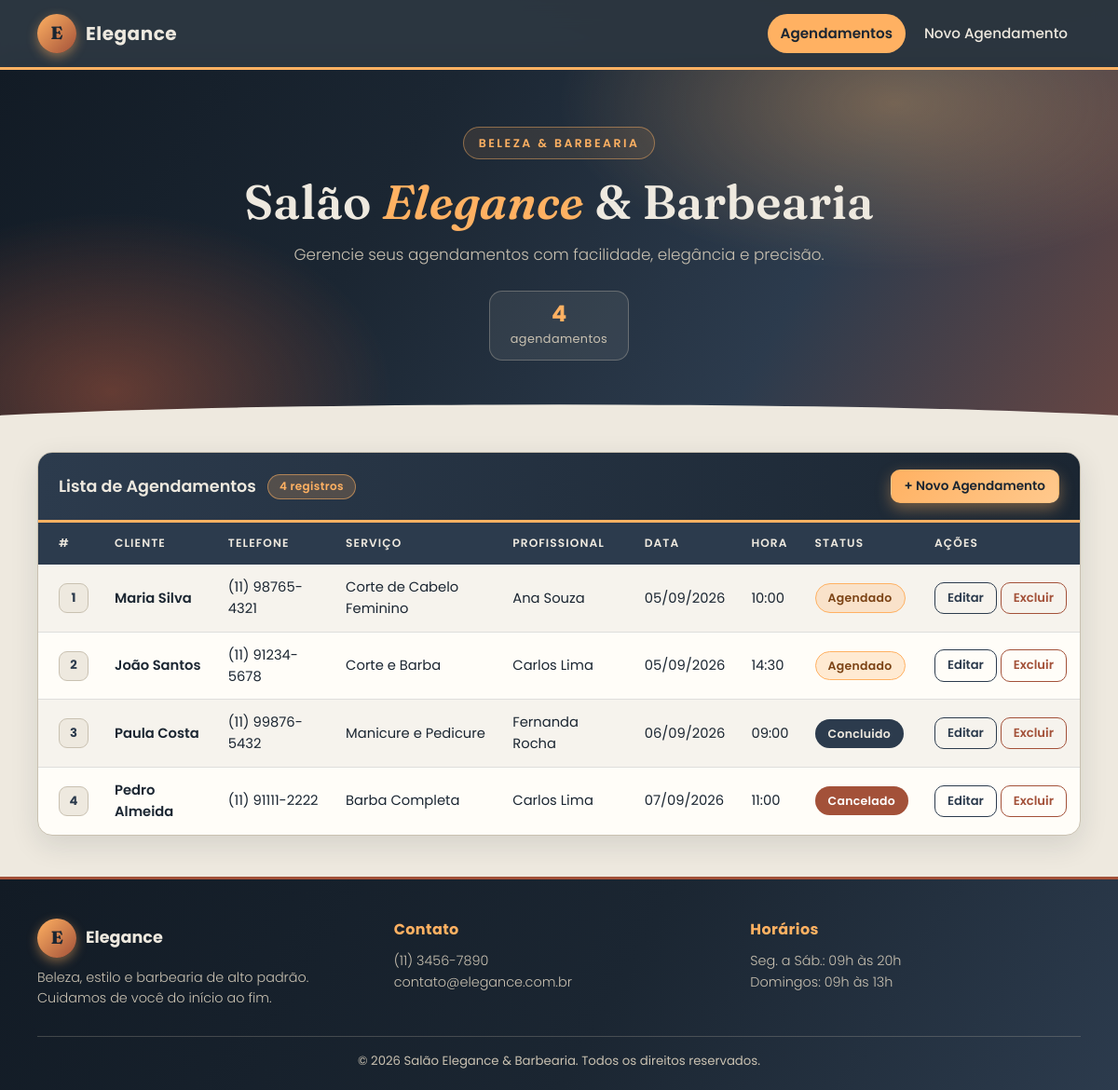
The app's page /, older data.
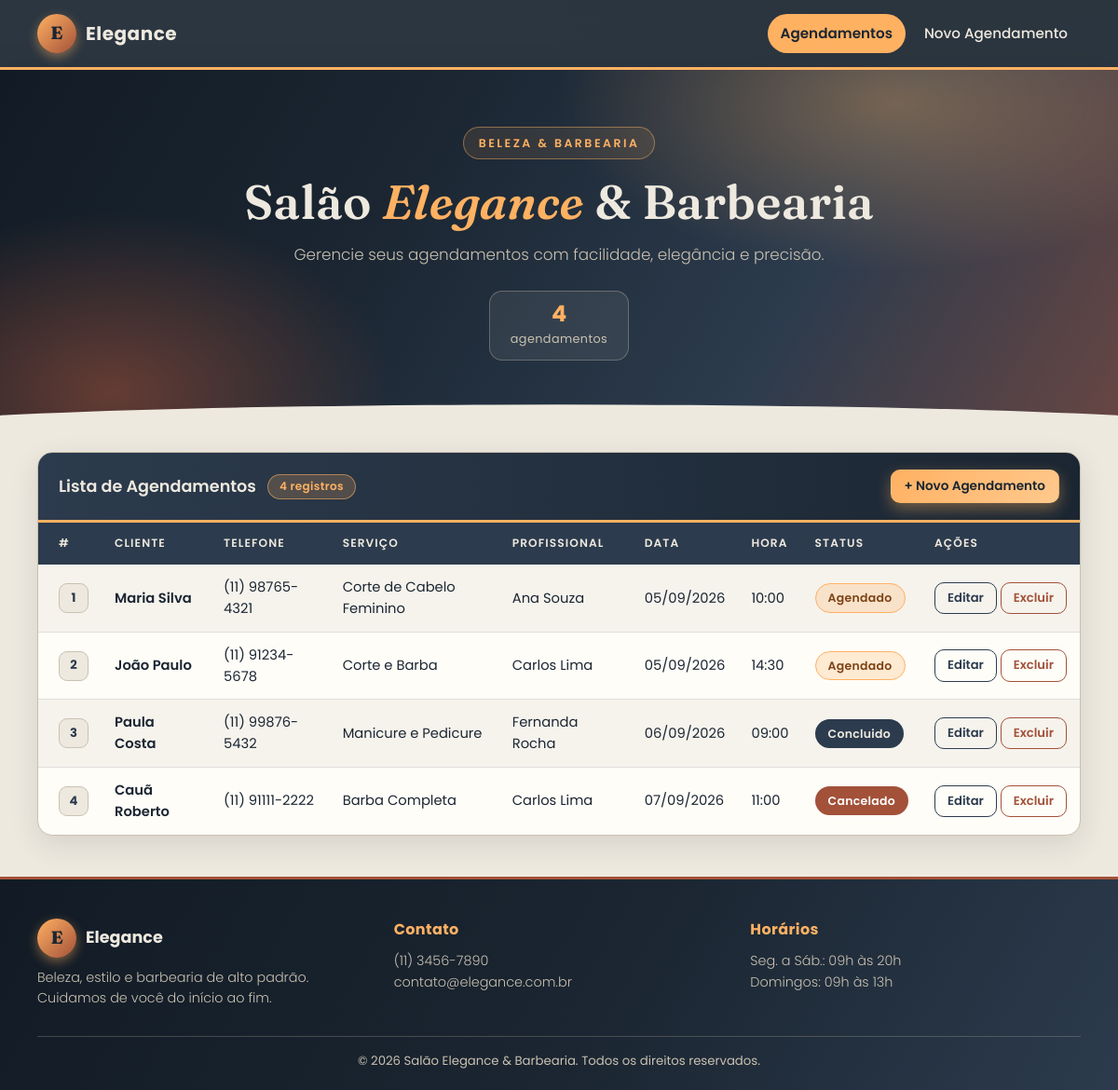
The same page, newer data.
### tables this page shows
CREATE TABLE agendamentos (
    id INT AUTO_INCREMENT PRIMARY KEY,
    cliente VARCHAR(100) NOT NULL,
    telefone VARCHAR(20) NOT NULL,
    email VARCHAR(120) NOT NULL,
    servico VARCHAR(100) NOT NULL,
    profissional VARCHAR(100) NOT NULL,
    data DATE NOT NULL,
    hora TIME NOT NULL,
    observacao TEXT,
    status ENUM('agendado','concluido','cancelado') DEFAULT 'agendado',
    criado_em TIMESTAMP DEFAULT CURRENT_TIMESTAMP
);

### index.php (the view, shortened to what this page needs)
<?php
require_once 'php/config.php';
$stmt = $pdo->query("SELECT * FROM agendamentos ORDER BY data, hora");
$agendamentos = $stmt->fetchAll();
$total = count($agendamentos);
?>
<!DOCTYPE html>
<html lang="pt-BR">
<head>
    <link href="css/estilo.css" rel="stylesheet">
</head>
<body>
    <nav class="navbar">
        <div class="container navbar-inner">
            <a class="brand" href="index.php">
                <span class="brand-logo">E</span> Elegance
            </a>
            <ul class="nav-links" id="navLinks">
                <li><a class="ativo" href="index.php">Agendamentos</a></li>
                <li><a href="#" data-abrir-modal="modalCadastro">Novo Agendamento</a></li>
            </ul>
        </div>
    </nav>
    <header class="hero">
        <div class="container">
            <span class="hero-eyebrow">Beleza &amp; Barbearia</span>
            <h1>Salão <span class="destaque-dourado">Elegance</span> &amp; Barbearia</h1>
            <p class="lead">Gerencie seus agendamentos com facilidade, elegância e precisão.</p>
            <div class="hero-stats">
                <div class="hero-stat">
                    <strong><?= $total ?></strong>
                    <span><?= $total === 1 ? 'agendamento' : 'agendamentos' ?></span>
                </div>
            </div>
        </div>
    </header>
    <main class="container conteudo">
        <section class="card">
            <div class="card-header">
                <div class="card-header-titulo">
                    <h2>Lista de Agendamentos</h2>
                    <span class="contador"><?= $total ?> <?= $total === 1 ? 'registro' : 'registros' ?></span>
                </div>
                <button type="button" class="btn btn-acento btn-pequeno" data-abrir-modal="modalCadastro">
                    + Novo Agendamento
                </button>
            </div>
            <div class="card-body tabela-wrap">
                <table class="tabela">
                    <thead>
                        <tr>
                            <th>#</th>
                            <th>Cliente</th>
                            <th>Telefone</th>
                            <th>Serviço</th>
                            <th>Profissional</th>
                            <th>Data</th>
                            <th>Hora</th>
                            <th>Status</th>
                            <th>Ações</th>
                        </tr>
                    </thead>
                    <tbody>
                        <?php if ($total > 0) : ?>
                            <?php foreach ($agendamentos as $a) : ?>
                                <tr>
                                    <td><span class="cel-id"><?= $a['id'] ?></span></td>
                                    <td class="cel-cliente"><?= htmlspecialchars($a['cliente']) ?></td>
                                    <td><?= htmlspecialchars($a['telefone']) ?></td>
                                    <td><?= htmlspecialchars($a['servico']) ?></td>
                                    <td><?= htmlspecialchars($a['profissional']) ?></td>
                                    <td class="cel-data"><?= date('d/m/Y', strtotime($a['data'])) ?></td>
                                    <td class="cel-hora"><?= date('H:i', strtotime($a['hora'])) ?></td>
                                    <td>
                                        <span class="badge-status badge-<?= $a['status'] ?>">
                                            <?= ucfirst($a['status']) ?>
                                        </span>
                                    </td>
                                    <td class="cel-acoes">
                                        <a href="index.php?editar=<?= $a['id'] ?>" class="btn btn-editar">Editar</a>
                                        <a href="php/agendamento.php?acao=deletar&id=<?= $a['id'] ?>"
                                           class="btn btn-excluir js-excluir"
                                           data-cliente="<?= htmlspecialchars($a['cliente']) ?>">Excluir</a>
                                    </td>
                                </tr>
                            <?php endforeach; ?>
                        <?php endif; ?>
                    </tbody>
                </table>
            </div>
        </section>
    </main>
    <footer class="footer">
        <div class="container">
            <div class="footer-grid">
                <div>
                    <div class="footer-brand"><span class="brand-logo">E</span> Elegance</div>
                    <p>Beleza, estilo e barbearia de alto padrão. Cuidamos de você do início ao fim.</p>
                </div>
                <div>
                    <h5>Contato</h5>
                    <p>(11) 3456-7890<br>contato@elegance.com.br</p>
                </div>
                <div>
                    <h5>Horários</h5>
                    <p>Seg. a Sáb.: 09h às 20h<br>Domingos: 09h às 13h</p>
                </div>
            </div>
            <div class="rodape-base">
                &copy; <?= date('Y') ?> Salão Elegance &amp; Barbearia. Todos os direitos reservados.
            </div>
        </div>
    </footer>
</body>
</html>

Row changes from the older to the newer data that the page shows:
changed agendamentos "Corte e Barba": cliente "João Santos" → "João Paulo"
changed agendamentos "Barba Completa": cliente "Pedro Almeida" → "Cauã Roberto"
